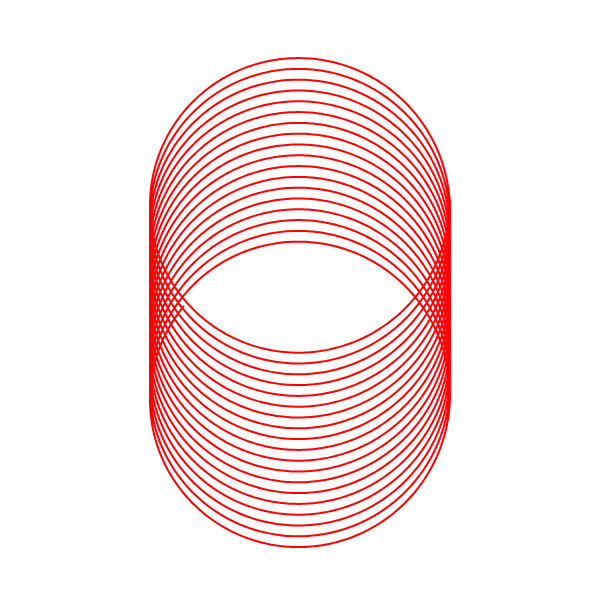
Frame 1 (no input)
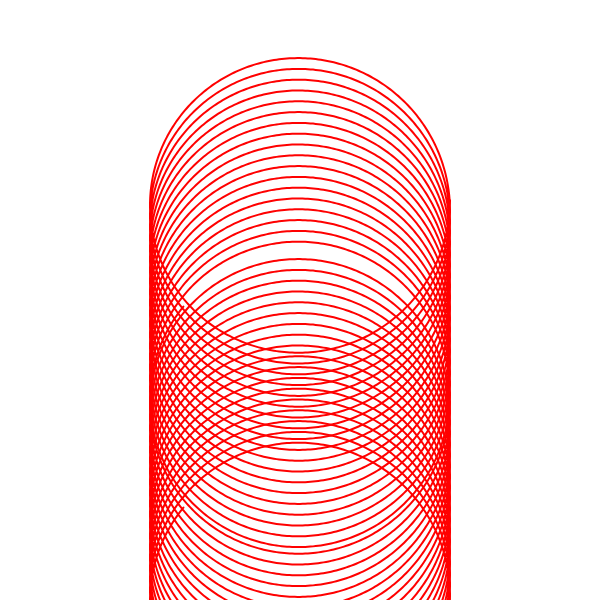
Frame 2 (the mouse pressed at the canvas centre, redrawn once)

The p5.js sketch that drew these frames (run headless with seeded random() and noise() and a simulated clock; the mouse was pressed at the canvas centre and the sketch redrawn once):

// p5.js sketch
// ── sketch.js
// Variables
var points;
var numberOfCompletions;
var frequency;
var magnitude;

var a;
var b;

var dimension = 600;
var increment = 0;

// MAIN **********************************

function setup() {
  // put setup code here
  createCanvas(dimension, dimension);
  colorMode(RGB, 255);
  background(255);
  stroke(237, 34, 93);
  strokeWeight(2);
  noFill();

  points = 700; // size
  frequency = random(0.1, 1.9);
  magnitude = 0.2;
}

function draw() {
  drawSpiral(width / 2, 200, 6700, 'red');

  noLoop();
}

// METHOODS *******************************
function drawSpiral(x, y, size, color) {
  translate(x, y);
  stroke(color);
  beginShape();
  for (let i = 0; i < size; i++) {
    let theta = radians(i);
    let radius = 150;
    let x = radius * cos(theta);
    let y = radius * sin(theta);
    vertex(x, y + increment);
    increment += 0.03;
  }
  endShape();
  translate(-x, -y);
}

// const xPerl = page.rounding(Math.cos(adjustedAngle) * radius);
// const yPerl = page.rounding(Math.sin(adjustedAngle) * radius)
// let radiusMod = noise.perlin3(xPerl / v.flouncy, yPerl / v.flouncy, ttMod) * v.flounceMod;
// const newRadius = radius - radius * radiusMod;
// let x = Math.cos(adjustedAngle) * v.xScale;
// let y = Math.sin(adjustedAngle) * v.yScale;

// We're going to reverse engineer
// They're making 3D noise

// Regular
// const angle = 0.1 * i;
// const offset = a + b * angle;
// const x = cos(angle);
// const y = sin(angle);
// const deformation = abs(noise(x, y));
// const deformedRadius = offset * (1 + magnitude * deformation);
// vertex(x * deformedRadius, y * deformedRadius);

// This down here gives good noise
// It's smooth and changable
